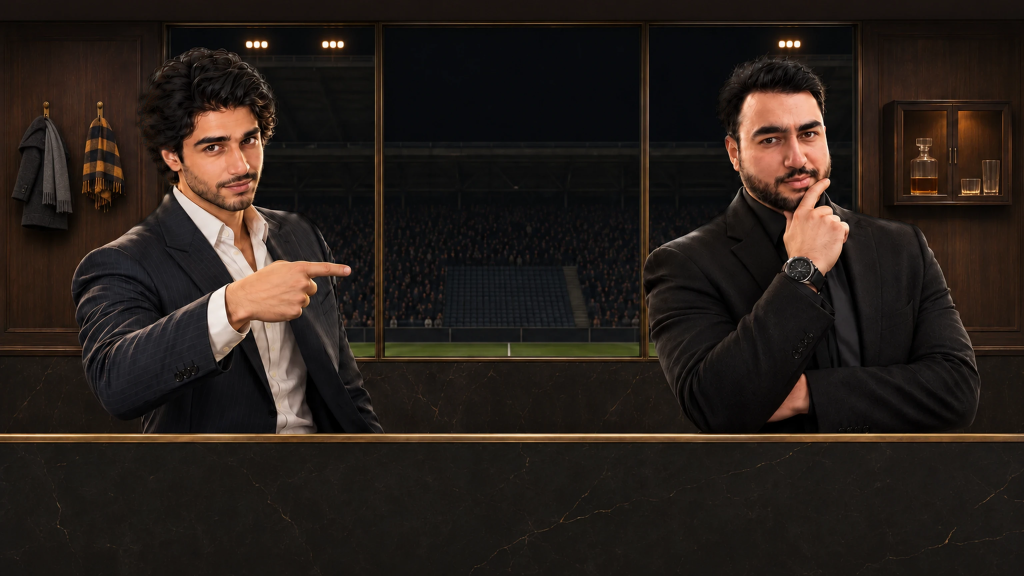
#> input picture visual-assets/v10_1/plates-hc/ENV_BOX_PLATE_HC_V3_2X.webp, 3072 x 1728 px, found by its file name (shown at 1/3 size)
$ python lockdesk.py
#> lines starting #> are read from the running program, lines starting #| are printed output that depends on the picture
from PIL import Image, ImageFilter; import numpy as np, cv2
W='/tmp/claude-0/w/'
src=np.array(Image.open(W+'ENV_BOX_PLATE_HC_V3_2X.webp').convert('RGB')).astype(np.float32)
a=Image.open(W+'astra_desk.png').convert('RGB').resize((3072,1728),Image.LANCZOS)
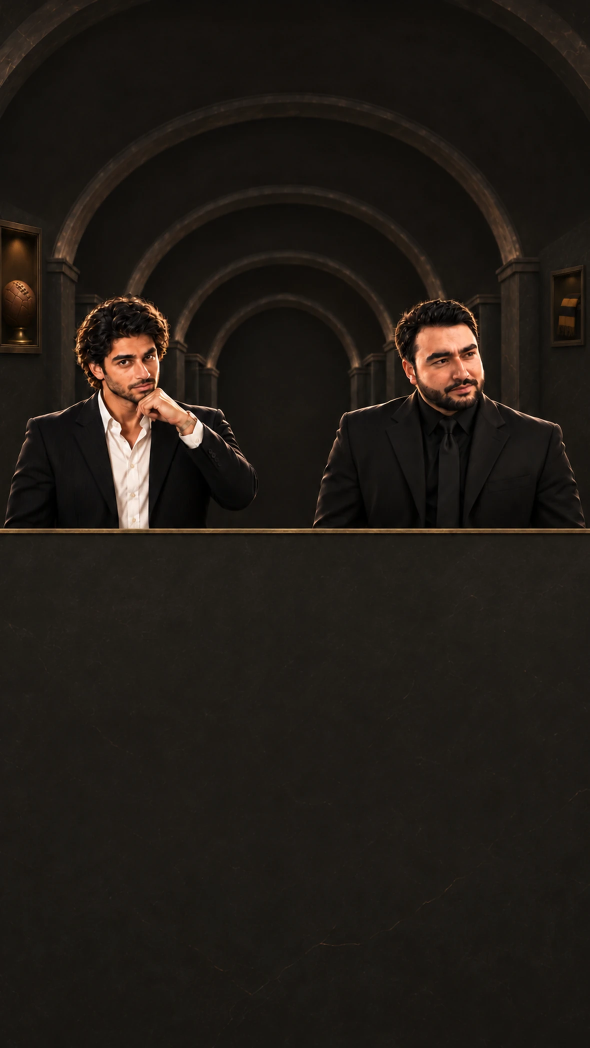
#> input picture visual-assets/v10_1/plates-hc/ENV_ARCHIVE_PHONE_HC_V2.webp, 1179 x 2096 px, given in place of astra_desk.png, which was not available (shown at 1/2 size)
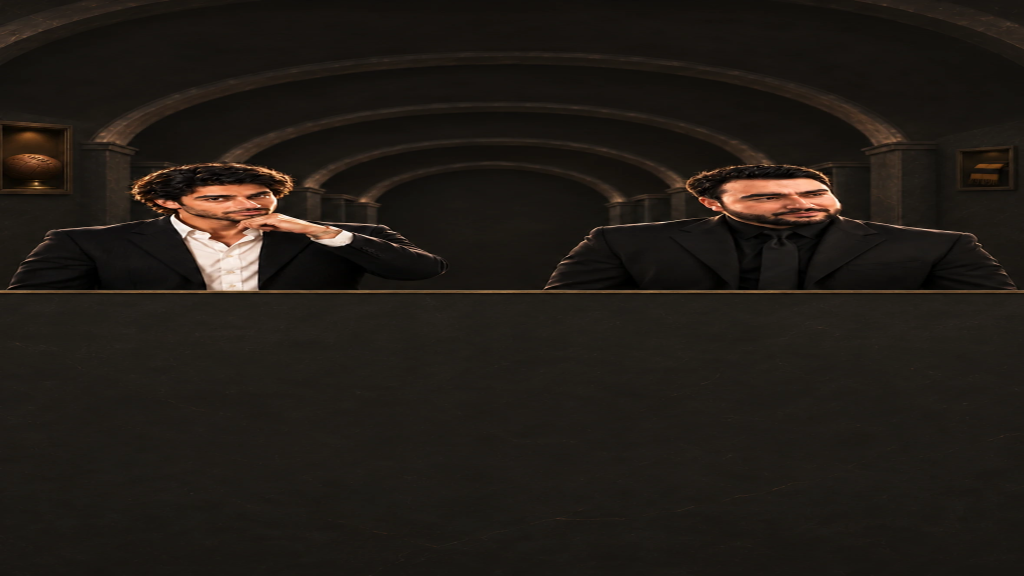
#> a: PIL image 3072x1728 RGB (shown at 1/3 size); mean R, G, B 32.8, 27.5, 22.2
a=a.filter(ImageFilter.UnsharpMask(radius=2,percent=60,threshold=2))
up=np.array(a).astype(np.float32)
M=(np.array(Image.open(W+'mask_2x.png'))>8).astype(np.uint8)
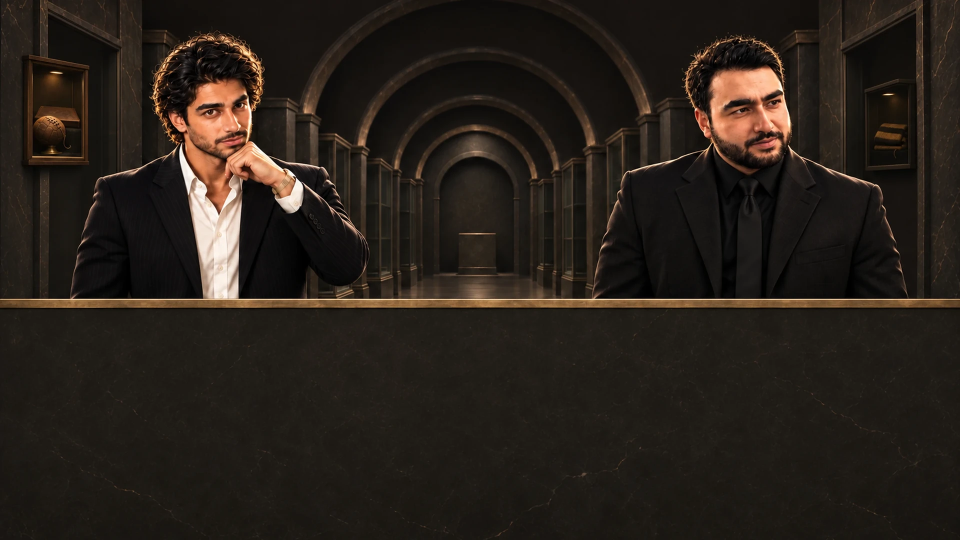
#> input picture visual-assets/v10_1/plates-hc/ENV_ARCHIVE_PLATE_HC_V2_1920.webp, 1920 x 1080 px, given in place of mask_2x.png, which was not available (shown at 1/2 size)
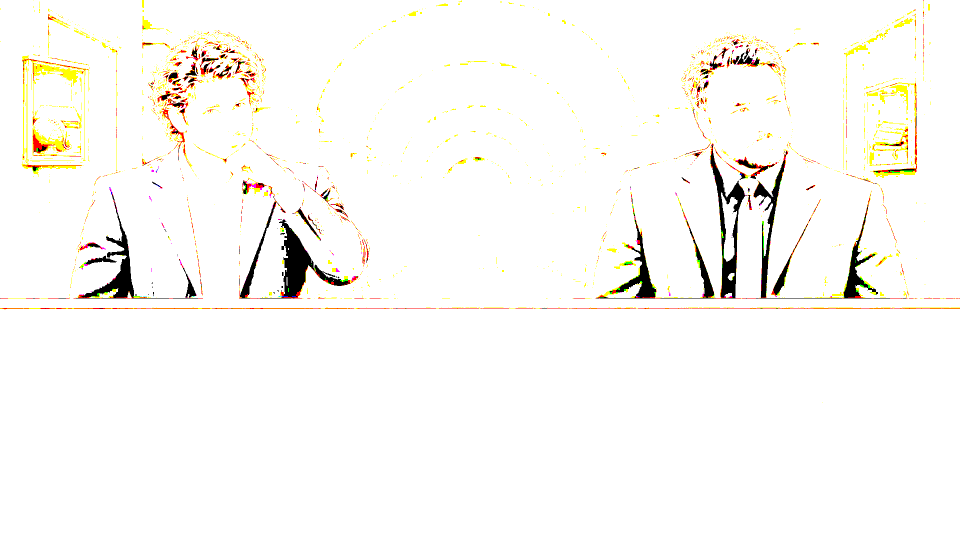
#> M: shape (1080, 1920, 3) (shown at 1/2 size); mean R, G, B 0.982, 0.976, 0.961; drawn with 1 as white
M=cv2.dilate(M,np.ones((3,3),np.uint8),iterations=40)
#> M: shape (1080, 1920, 3); every value is 1
M[40:240,2060:2290]=1
f=cv2.GaussianBlur(M.astype(np.float32),(0,0),12)[...,None]
f=np.clip(f*1.4,0,1)
#> (the run stopped early here; a loop or call above may not have finished)
